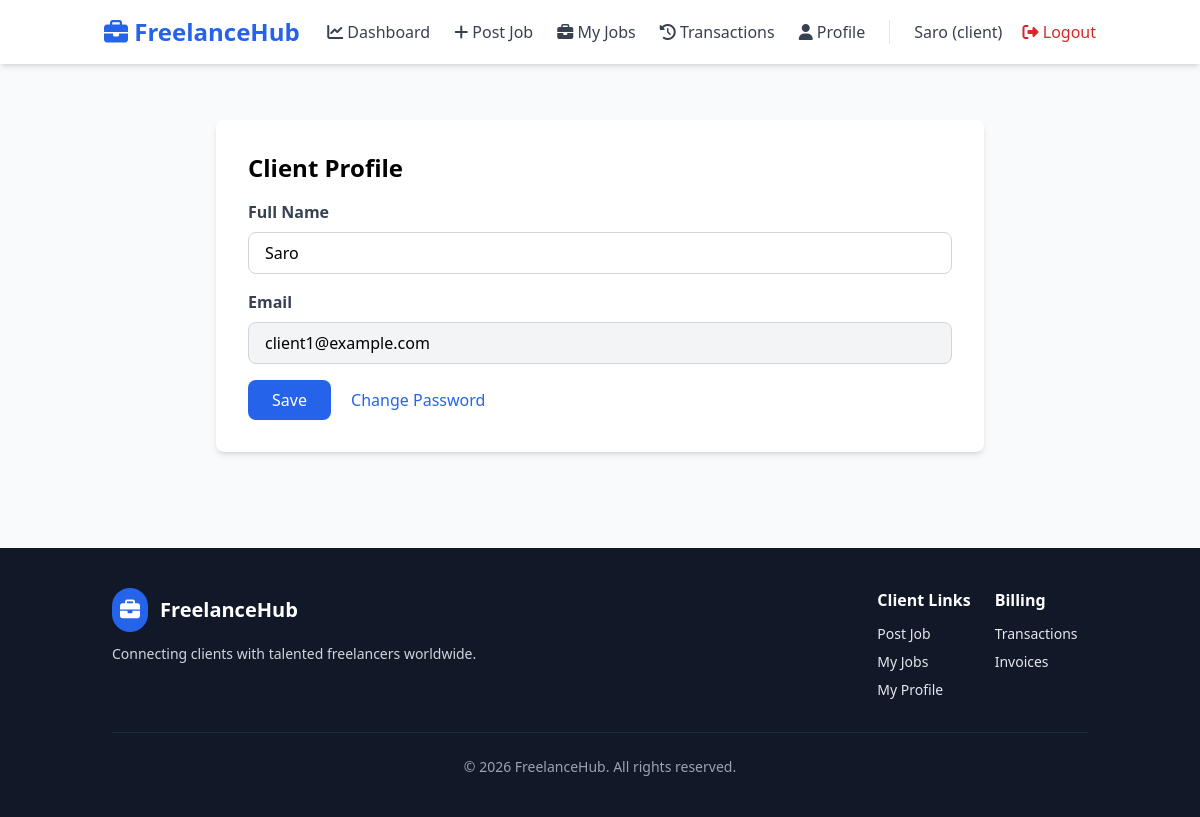
Page /client-profile (signed in) on the committed database.
### models.py (models this page shows, shortened)
class User(UserMixin, db.Model):
    __tablename__ = 'users'
    id = db.Column(db.Integer, primary_key=True)
    name = db.Column(db.String(120), nullable=False)
    email = db.Column(db.String(120), unique=True, nullable=False, index=True)
    password_hash = db.Column(db.String(255), nullable=False)
    role = db.Column(db.String(20), nullable=False)  # 'client' or 'freelancer'
    created_at = db.Column(db.DateTime, default=datetime.utcnow)
    freelancer_profile = db.relationship('FreelancerProfile', uselist=False, backref='user', cascade='all, delete-orphan')
    jobs = db.relationship('Job', backref='client', foreign_keys='Job.client_id', cascade='all, delete-orphan')
    bids = db.relationship('Bid', backref='freelancer', cascade='all, delete-orphan')
    payments_as_client = db.relationship('Payment', foreign_keys='Payment.client_id', backref='client')
    payments_as_freelancer = db.relationship('Payment', foreign_keys='Payment.freelancer_id', backref='freelancer')
    reviews_given = db.relationship('Review', foreign_keys='Review.client_id', backref='client_reviewer')
    reviews_received = db.relationship('Review', foreign_keys='Review.freelancer_id', backref='freelancer_reviewed')
    def is_freelancer(self):
        return self.role == 'freelancer'
    def is_client(self):
        return self.role == 'client'

### app.py (the view, shortened to what this page needs)
    @app.route('/client-profile', methods=['GET', 'POST'])
    @client_required
    def client_profile():
        return render_template('client_profile.html')

### templates/client_profile.html (shortened to what this page needs)
{% extends "base.html" %}
{% block content %}
<div class="max-w-3xl mx-auto">
    <div class="bg-white rounded-lg shadow-md p-8">
        <h1 class="text-2xl font-bold mb-4">Client Profile</h1>
        <form method="POST" class="space-y-4">
            <div>
                <label class="block text-gray-700 font-semibold mb-2">Full Name</label>
                <input type="text" name="name" value="{{ current_user.name }}" class="w-full px-4 py-2 border border-gray-300 rounded-lg">
            </div>
            <div>
                <label class="block text-gray-700 font-semibold mb-2">Email</label>
                <input type="email" value="{{ current_user.email }}" disabled class="w-full px-4 py-2 border border-gray-300 rounded-lg bg-gray-100">
            </div>
            <div>
                <button type="submit" class="bg-blue-600 text-white px-6 py-2 rounded-lg">Save</button>
                <a href="{{ url_for('change_password') }}" class="ml-4 text-blue-600 hover:underline">Change Password</a>
            </div>
        </form>
    </div>
</div>
{% endblock %}

### templates/base.html (shortened to what this page needs)
<!DOCTYPE html>
<html lang="en">
<head>
    <script src="https://cdn.tailwindcss.com"></script>
    <link rel="stylesheet" href="https://cdnjs.cloudflare.com/ajax/libs/font-awesome/6.4.0/css/all.min.css">
</head>
<body class="bg-gray-50 min-h-screen flex flex-col">
    <nav class="bg-white shadow-md sticky top-0 z-50">
        <div class="container mx-auto px-4 py-4 flex justify-between items-center">
            <a href="{{ url_for('index') }}" class="text-2xl font-bold text-blue-600">
                <i class="fas fa-briefcase"></i> FreelanceHub
            </a>
            <div class="flex items-center gap-6">
                {% if current_user.is_authenticated %}
                    {% if current_user.is_freelancer() %}
                        <a href="{{ url_for('freelancer_dashboard') }}" class="navbar-link text-gray-700 hover:text-blue-600">
                            <i class="fas fa-chart-line"></i> Dashboard
                        </a>
                        <a href="{{ url_for('browse_jobs') }}" class="navbar-link text-gray-700 hover:text-blue-600">
                            <i class="fas fa-search"></i> Browse Jobs
                        </a>
                        <a href="{{ url_for('my_bids') }}" class="navbar-link text-gray-700 hover:text-blue-600">
                            <i class="fas fa-list"></i> My Bids
                        </a>
                        <a href="{{ url_for('transactions') }}" class="navbar-link text-gray-700 hover:text-blue-600">
                            <i class="fas fa-history"></i> Transactions
                        </a>
                        <a href="{{ url_for('profile') }}" class="navbar-link text-gray-700 hover:text-blue-600">
                            <i class="fas fa-user"></i> Profile
                        </a>
                    {% else %}
                        <a href="{{ url_for('dashboard') }}" class="navbar-link text-gray-700 hover:text-blue-600">
                            <i class="fas fa-chart-line"></i> Dashboard
                        </a>
                        <a href="{{ url_for('post_job') }}" class="navbar-link text-gray-700 hover:text-blue-600">
                            <i class="fas fa-plus"></i> Post Job
                        </a>
                        <a href="{{ url_for('my_jobs') }}" class="navbar-link text-gray-700 hover:text-blue-600">
                            <i class="fas fa-briefcase"></i> My Jobs
                        </a>
                        <a href="{{ url_for('transactions') }}" class="navbar-link text-gray-700 hover:text-blue-600">
                            <i class="fas fa-history"></i> Transactions
                        </a>
                        <a href="{{ url_for('client_profile') }}" class="navbar-link text-gray-700 hover:text-blue-600">
                            <i class="fas fa-user"></i> Profile
                        </a>
                    {% endif %}
                    <div class="border-l pl-6">
                        <span class="text-gray-700 mr-4">{{ current_user.name }}{% if current_user.role is defined %} ({{ current_user.role }}){% endif %}</span>
                        <a href="{{ url_for('auth_logout') }}" class="text-red-600 hover:text-red-800">
                            <i class="fas fa-sign-out-alt"></i> Logout
                        </a>
                    </div>
                {% endif %}
            </div>
        </div>
    </nav>
    <main class="container mx-auto px-4 py-8 flex-1">
        {% block content %}{% endblock %}
    </main>
    <footer class="bg-gray-900 text-gray-200 mt-16 py-10">
        <div class="container mx-auto px-6">
            <div class="md:flex md:justify-between md:items-start gap-8">
                <div class="mb-6 md:mb-0">
                    <a href="{{ url_for('index') }}" class="flex items-center gap-3 text-xl font-bold text-white">
                        <span class="bg-blue-600 text-white rounded-full p-2"><i class="fas fa-briefcase"></i></span>
                        FreelanceHub
                    </a>
                    <p class="text-sm text-gray-300 mt-3">Connecting clients with talented freelancers worldwide.</p>
                </div>
                {% if current_user.is_authenticated and current_user.is_freelancer() %}
                <div class="grid grid-cols-2 gap-6">
                    <div>
                        <h4 class="text-white font-semibold mb-3">Freelancer Links</h4>
                        <ul class="space-y-2 text-sm">
                            <li><a href="{{ url_for('browse_jobs') }}" class="hover:text-white">Browse Jobs</a></li>
                            <li><a href="{{ url_for('my_bids') }}" class="hover:text-white">My Bids</a></li>
                            <li><a href="{{ url_for('profile') }}" class="hover:text-white">My Profile</a></li>
                        </ul>
                    </div>
                    <div>
                        <h4 class="text-white font-semibold mb-3">Support</h4>
                        <ul class="space-y-2 text-sm">
                            <li><a href="#" class="hover:text-white">Help Center</a></li>
                            <li><a href="#" class="hover:text-white">Contact Support</a></li>
                        </ul>
                    </div>
                </div>
                {% elif current_user.is_authenticated and current_user.is_client() %}
                <div class="grid grid-cols-2 gap-6">
                    <div>
                        <h4 class="text-white font-semibold mb-3">Client Links</h4>
                        <ul class="space-y-2 text-sm">
                            <li><a href="{{ url_for('post_job') }}" class="hover:text-white">Post Job</a></li>
                            <li><a href="{{ url_for('my_jobs') }}" class="hover:text-white">My Jobs</a></li>
                            <li><a href="{{ url_for('client_profile') }}" class="hover:text-white">My Profile</a></li>
                        </ul>
                    </div>
                    <div>
                        <h4 class="text-white font-semibold mb-3">Billing</h4>
                        <ul class="space-y-2 text-sm">
                            <li><a href="{{ url_for('transactions') }}" class="hover:text-white">Transactions</a></li>
                            <li><a href="#" class="hover:text-white">Invoices</a></li>
                        </ul>
                    </div>
                </div>
                {% endif %}
            </div>
            <div class="border-t border-gray-800 mt-8 pt-6 text-center text-sm text-gray-400">
                <p>&copy; 2026 FreelanceHub. All rights reserved.</p>
            </div>
        </div>
    </footer>
</body>
</html>

### templates/base.html (style rules this page uses)
body { font-family: 'Segoe UI', Tahoma, Geneva, Verdana, sans-serif; }

### rows in the picture
User: name "Saro", role "client", email "client1@example.com"
